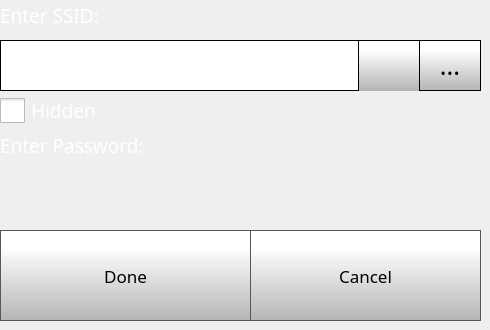
    <widget class="QWidget" name="wifiSettingsPage">
     <widget class="QComboBox" name="wifiSettingsComboBox">
      <property name="geometry">
       <rect>
        <x>0</x>
        <y>40</y>
        <width>421</width>
        <height>51</height>
       </rect>
      </property>
      <property name="font">
       <font>
        <family>Gotham</family>
        <pointsize>20</pointsize>
       </font>
      </property>
      <property name="styleSheet">
       <string notr="true"> QScrollBar:vertical {
     border: 1px solid black;
border-radius: 5px;
    background-color: rgb(40,40,40);
     width: 60px;
     margin: 67px 0 67px 0;
 }

/* Sets up the color and height of handle */
QScrollBar::handle:vertical {
border-radius: 5px;
background: qlineargradient(spread:pad, x1:0, y1:1, x2:0, y2:0.188, stop:0 rgba(180, 180, 180, 255), stop:1 rgba(255, 255, 255, 255));
min-height: 7px;
}


QScrollBar::add-line:vertical {
     border: 1px solid black;
background: qlineargradient(spread:pad, x1:0, y1:1, x2:0, y2:0.188, stop:0 rgba(180, 180, 180, 255), stop:1 rgba(255, 255, 255, 255));
     height:65px;
border-radius: 5px;
     subcontrol-position: bottom;
     subcontrol-origin: margin;
 }

 QScrollBar::sub-line:vertical {
     border: 1px solid black;
background: qlineargradient(spread:pad, x1:0, y1:1, x2:0, y2:0.188, stop:0 rgba(180, 180, 180, 255), stop:1 rgba(255, 255, 255, 255));
     height: 65px;
border-radius: 5px;
     subcontrol-position: top;
     subcontrol-origin: margin;
 }

QScrollBar::up-arrow:vertical {
 image: url(./templates/img/arrows.png);
    width: 40px;
    height: 40px;
 padding: 5px;
 }
QScrollBar::down-arrow:vertical {
 image: url(./templates/img/arrows-5.png);
    width: 40px;
    height: 40px;
 padding: 5px;
 }

/* need this to get rid of crosshatching on scrollbar background */
QScrollBar::add-page:vertical, QScrollBar::sub-page:vertical {
background: none;
}

QComboBox {
border: 1px solid black;
    padding: 0px 18px 0px 3px;
    min-width: 6em;

}

QComboBox::item {
	color: rgb(0, 0, 0);
}

QComboBox:editable {
    background: white;
}

QComboBox:!editable, QComboBox::drop-down:editable {
background: white;
}

/* QComboBox gets the &quot;on&quot; state when the popup is open */
QComboBox:!editable:on, QComboBox::drop-down:editable:on {
background: white;
}


QComboBox::drop-down {
border-left: 1px solid black;
border-right: 1px solid black;
	background-color: qlineargradient(spread:pad, x1:0, y1:1, x2:0, y2:0.188, stop:0 rgba(180, 180, 180, 255), stop:1 rgba(255, 255, 255, 255));
    width: 60px;
     height: 50px;

}

QComboBox::down-arrow {

image: url(./templates/img/arrows-5.png);
width: 30px;
height: 30px;

}


QComboBox QAbstractItemView {
    selection-background-color: rgb(40, 40, 40);
    background: white;
}</string>
      </property>
      <property name="editable">
       <bool>false</bool>
      </property>
      <property name="maxVisibleItems">
       <number>8</number>
      </property>
      <property name="iconSize">
       <size>
        <width>30</width>
        <height>30</height>
       </size>
      </property>
     </widget>
     <widget class="QLabel" name="ssidlabel">
      <property name="geometry">
       <rect>
        <x>0</x>
        <y>0</y>
        <width>461</width>
        <height>31</height>
       </rect>
      </property>
      <property name="font">
       <font>
        <family>Gotham Light</family>
        <pointsize>14</pointsize>
        <weight>50</weight>
        <bold>false</bold>
       </font>
      </property>
      <property name="styleSheet">
       <string notr="true">color: rgb(255, 255, 255);</string>
      </property>
      <property name="text">
       <string>Enter SSID:</string>
      </property>
     </widget>
     <widget class="QLabel" name="passwordlabel">
      <property name="geometry">
       <rect>
        <x>0</x>
        <y>130</y>
        <width>461</width>
        <height>31</height>
       </rect>
      </property>
      <property name="font">
       <font>
        <family>Gotham Light</family>
        <pointsize>14</pointsize>
        <weight>50</weight>
        <bold>false</bold>
       </font>
      </property>
      <property name="styleSheet">
       <string notr="true">color: rgb(255, 255, 255);</string>
      </property>
      <property name="text">
       <string>Enter Password:</string>
      </property>
     </widget>
     <widget class="QPushButton" name="wifiSettingsDoneButton">
      <property name="geometry">
       <rect>
        <x>0</x>
        <y>230</y>
        <width>251</width>
        <height>91</height>
       </rect>
      </property>
      <property name="font">
       <font>
        <family>Gotham</family>
        <pointsize>13</pointsize>
       </font>
      </property>
      <property name="styleSheet">
       <string notr="true">QPushButton {
     border: 1px solid rgb(87, 87, 87);
	background-color: qlineargradient(spread:pad, x1:0, y1:1, x2:0, y2:0.188, stop:0 rgba(180, 180, 180, 255), stop:1 rgba(255, 255, 255, 255));


}

QPushButton:pressed {
    background-color: qlineargradient(x1: 0, y1: 0, x2: 0, y2: 1,
                                      stop: 0 #dadbde, stop: 1 #f6f7fa);
}

QPushButton:flat {
    border: none; /* no border for a flat push button */
}

QPushButton:default {
    border-color: navy; /* make the default button prominent */
}

QPushButton:focus {
	outline: none;
}</string>
      </property>
      <property name="text">
       <string>Done</string>
      </property>
      <property name="iconSize">
       <size>
        <width>40</width>
        <height>40</height>
       </size>
      </property>
     </widget>
     <widget class="QPushButton" name="wifiSettingsCancelButton">
      <property name="geometry">
       <rect>
        <x>250</x>
        <y>230</y>
        <width>231</width>
        <height>91</height>
       </rect>
      </property>
      <property name="font">
       <font>
        <family>Gotham</family>
        <pointsize>13</pointsize>
       </font>
      </property>
      <property name="styleSheet">
       <string notr="true">QPushButton {
     border: 1px solid rgb(87, 87, 87);
	background-color: qlineargradient(spread:pad, x1:0, y1:1, x2:0, y2:0.188, stop:0 rgba(180, 180, 180, 255), stop:1 rgba(255, 255, 255, 255));


}

QPushButton:pressed {
    background-color: qlineargradient(x1: 0, y1: 0, x2: 0, y2: 1,
                                      stop: 0 #dadbde, stop: 1 #f6f7fa);
}

QPushButton:flat {
    border: none; /* no border for a flat push button */
}

QPushButton:default {
    border-color: navy; /* make the default button prominent */
}

QPushButton:focus {
	outline: none;
}</string>
      </property>
      <property name="text">
       <string>Cancel</string>
      </property>
      <property name="iconSize">
       <size>
        <width>40</width>
        <height>40</height>
       </size>
      </property>
     </widget>
     <widget class="QPushButton" name="wifiSettingsSSIDKeyboardButton">
      <property name="geometry">
       <rect>
        <x>419</x>
        <y>40</y>
        <width>62</width>
        <height>51</height>
       </rect>
      </property>
      <property name="font">
       <font>
        <family>Gotham</family>
        <pointsize>19</pointsize>
       </font>
      </property>
      <property name="styleSheet">
       <string notr="true">QPushButton {
     border: 1px solid rgb(0, 0, 0);
	background-color: qlineargradient(spread:pad, x1:0, y1:1, x2:0, y2:0.188, stop:0 rgba(180, 180, 180, 255), stop:1 rgba(255, 255, 255, 255));


}

QPushButton:pressed {
    background-color: qlineargradient(x1: 0, y1: 0, x2: 0, y2: 1,
                                      stop: 0 #dadbde, stop: 1 #f6f7fa);
}

QPushButton:flat {
    border: none; /* no border for a flat push button */
}

QPushButton:default {
    border-color: navy; /* make the default button prominent */
}

QPushButton:focus {
	outline: none;
}</string>
      </property>
      <property name="text">
       <string>...</string>
      </property>
      <property name="iconSize">
       <size>
        <width>40</width>
        <height>40</height>
       </size>
      </property>
     </widget>
     <widget class="QCheckBox" name="hiddenCheckBox">
      <property name="geometry">
       <rect>
        <x>0</x>
        <y>90</y>
        <width>161</width>
        <height>41</height>
       </rect>
      </property>
      <property name="font">
       <font>
        <family>Gotham</family>
        <pointsize>14</pointsize>
       </font>
      </property>
      <property name="styleSheet">
       <string notr="true">QCheckBox {
	color: rgb(255, 255, 255);
}

QCheckBox::indicator {
    width: 25px;
    height: 25px;
}

QCheckBox::indicator:checked {
    image: url(./templates/img/check-box.png);
}
QCheckBox::indicator:unchecked {
    image: url(./templates/img/blank-check-box.png);
}



</string>
      </property>
      <property name="text">
       <string>Hidden </string>
      </property>
      <property name="iconSize">
       <size>
        <width>40</width>
        <height>40</height>
       </size>
      </property>
      <property name="checked">
       <bool>false</bool>
      </property>
     </widget>
     <zorder>wifiSettingsComboBox</zorder>
     <zorder>ssidlabel</zorder>
     <zorder>passwordlabel</zorder>
     <zorder>wifiSettingsSSIDKeyboardButton</zorder>
     <zorder>wifiSettingsCancelButton</zorder>
     <zorder>wifiSettingsDoneButton</zorder>
     <zorder>hiddenCheckBox</zorder>
    </widget>
